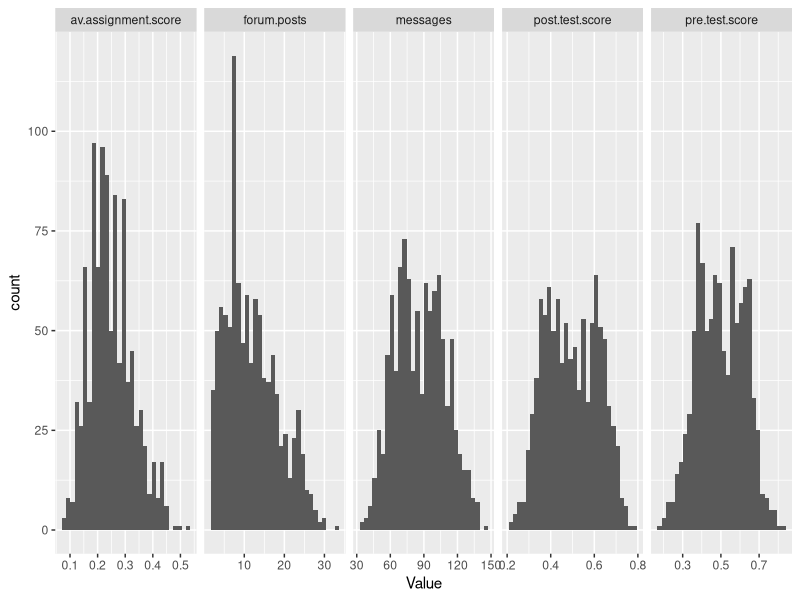
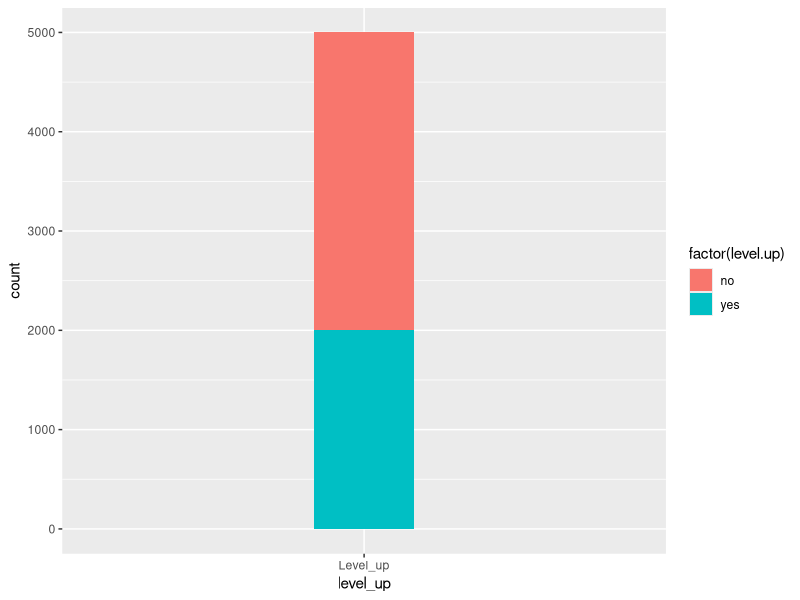
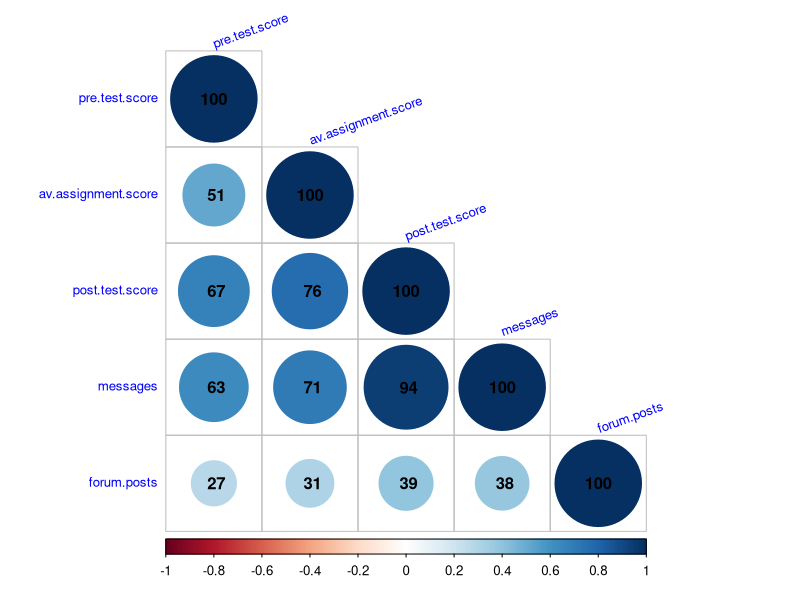
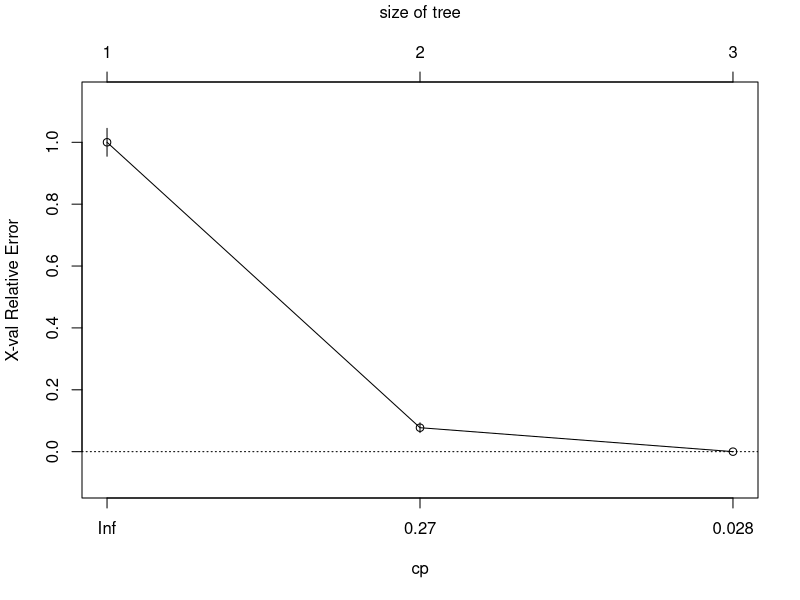
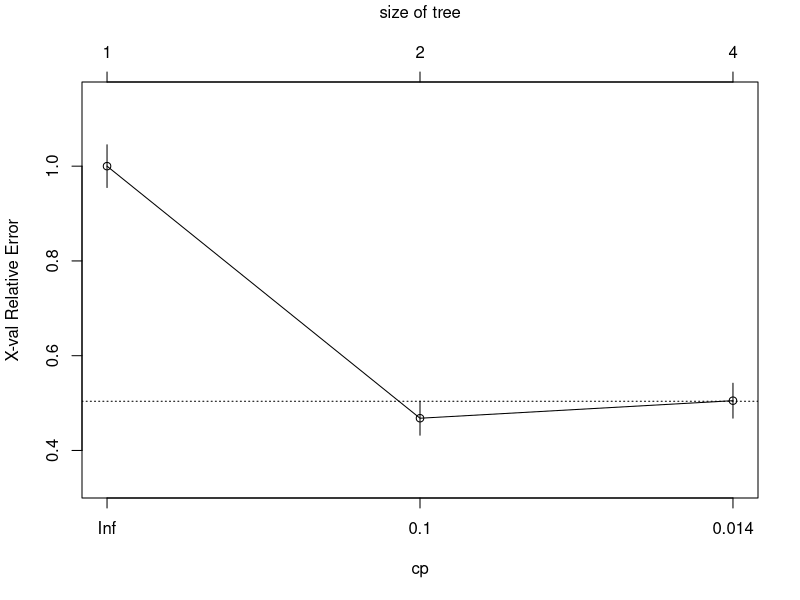
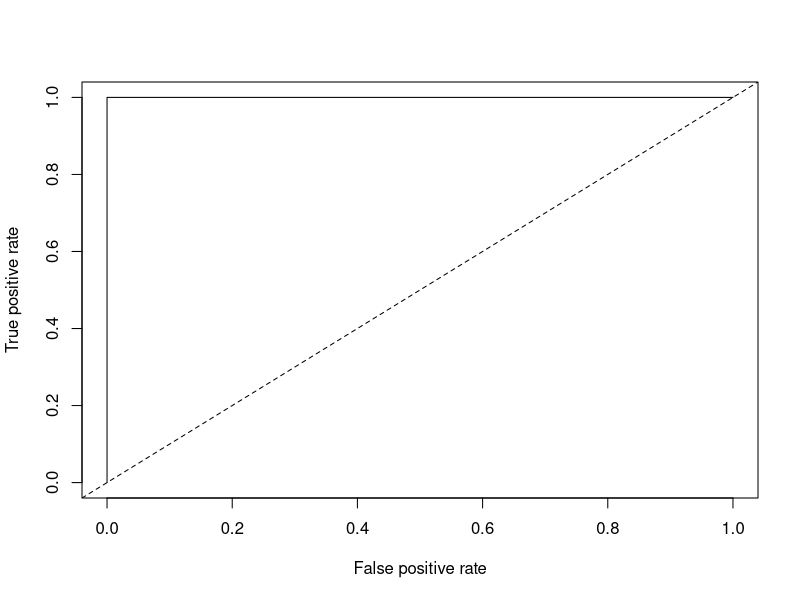
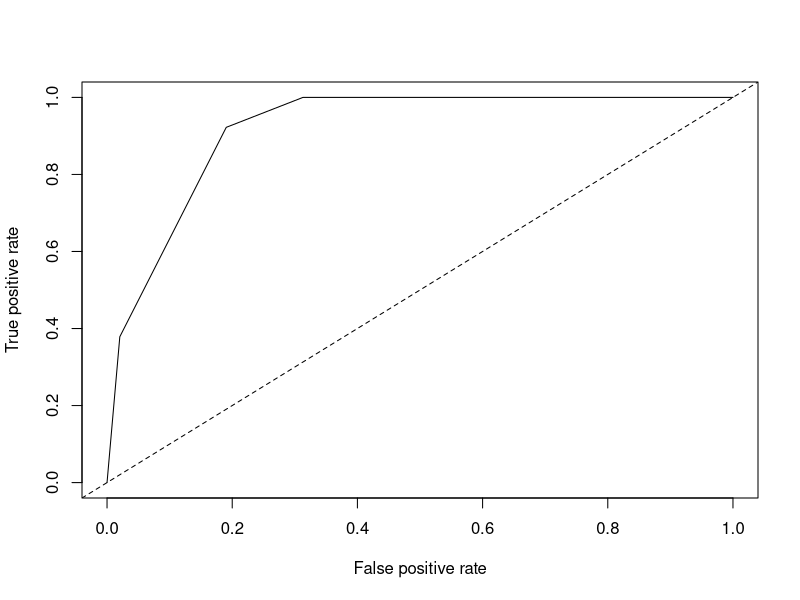
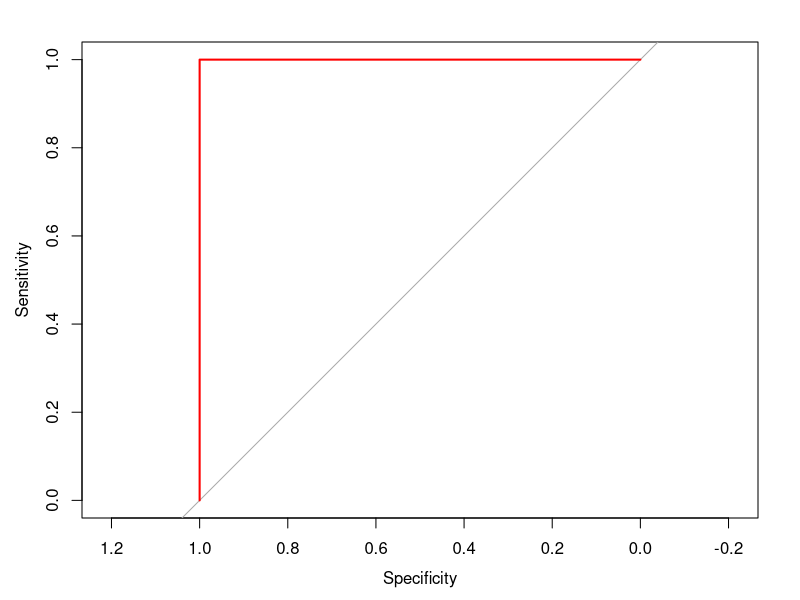

The R source for these figures, in order:
## ---- chunk 1
library(dplyr)
library(tidyr)
library(ggplot2)
library(rpart)
library(corrplot)
## ---- chunk 2
df<-read.csv("online.data.csv",stringsAsFactors =FALSE, header = TRUE )
## ---- chunk 3
#Start by creating histograms of the distributions for all variables (#HINT: look up "facet" in the ggplot documentation)
df1<-gather(df,Vars,Value,-id,-level.up)

#Distribution for all the continuous variable
ggplot(df1,aes(x=Value))+
  geom_histogram()+
  facet_grid(.~Vars,scales = "free")


#Plot for all the discreet variable
df1$level_up<-"Level_up"
ggplot(df1,aes(x=level_up,fill=factor(level.up)))+
  geom_bar(position = "stack",width=0.2)+
  scale_color_discrete("Level_up_option")

#Then visualize the relationships between variables
COR<-cor(df[,-c(1,7)])

corrplot(COR, order="AOE", method="circle", tl.pos="ld", type="lower",        
tl.col="blue", tl.cex=0.8, tl.srt=20, 
        addCoef.col="black", addCoefasPercent = TRUE,
        sig.level=0.50, insig = "blank")

#Try to capture an intuition about the data and the relationships
#1. All the numeric variables are positively correlated
#2. post.test.score and message(student sent to others to ask questions) are magnitudinally correlated with r scoring .94
#3. post.test.score and average assignment score are moderately to highly correlated as well with r scoring .76
#4. message(student sent to others to ask questions) and average assignment score are moderately to highly correlated with r scoring .71
#5. Number of posts in forum shows weak correaltion with other variables
## ---- chunk 4
#Create a classification tree that predicts whether a student "levels up" in the online course using three variables of your choice (As we did last time, set all controls to their minimums)

#Try to use two model to see which one is more accurate

#First one with these three variables:"post.test.score","messages","av.assignment.score" based on the correlation plot
#Second one with these three variables: "pre.test.score","post.test.score","messages" based on common sense

#pre_prune<-rpart.control(maxdepth = ,minsplit = )

training_sample<-sample(nrow(df),nrow(df)*0.75)
df_training<-df[training_sample,]
df_testing<-df[-training_sample,]


set.seed(726)
c.tree1<-rpart(level.up~post.test.score+messages+av.assignment.score,data=df_training,method="class")
c.tree2<-rpart(level.up~pre.test.score+post.test.score+messages,data=df_training,method="class")

#Plot and generate a CP table for your tree 
plotcp(c.tree1)
plotcp(c.tree2)

printcp(c.tree1)
printcp(c.tree2)
#Generate a probability value that represents the probability that a student levels up based your classification tree 
df_testing$predicted1<-predict(c.tree1,df_testing,type="prob")[,2]
df_testing$predicted2<-predict(c.tree2,df_testing,type="prob")[,2] # in order to do draw the ROC AND AUC

#Last class we used type = "class" which predicted the classification for us, this time we are using type = "prob" to see the probability that our classififcation is based on.
## ---- chunk 5
library(ROCR)
library(pROC)#(I am using a different package)
#Plot the curve(ROCR)
pred.detail1 <- prediction(df_testing$predicted1,df_testing$level.up) 
plot(performance(pred.detail1, "tpr", "fpr"))+abline(0, 1, lty = 2)

pred.detail2 <- prediction(df_testing$predicted2,df_testing$level.up) 
plot(performance(pred.detail2, "tpr", "fpr"))+abline(0, 1, lty = 2)

#Plot the curve(pROC)
ROC1<-roc(df_testing$level.up,df_testing$predicted1)
ROC2<-roc(df_testing$level.up,df_testing$predicted2)

plot(ROC1,col="red")
plot(ROC2,col="blue")

roc(df_testing$level.up,df_testing$predicted1,plot = TRUE,legacy.axes=TRUE,col="red",xlab="False Positive Percentage",ylab="True Positive Percentage",lwd=4)

roc(df_testing$level.up,df_testing$predicted2,plot = TRUE,legacy.axes=TRUE,col="blue",xlab="False Positive Percentage",ylab="True Positive Percentage",lwd=4)

#Here remember, if legacy.axes=TRUE wsa not specified, the x-axis would be specificty but not 1-specificty(False positive rate)

#Calculate the Area Under the Curve (ROCR)
unlist(slot(performance(pred.detail1,"auc"), "y.values")) #1
unlist(slot(performance(pred.detail2,"auc"), "y.values")) #0.8276047
#Unlist liberates the AUC value from the "performance" object created by ROCR

#Calculate the Area Under the Curve (pROC)
auc(ROC1) # 1
auc(ROC2) # 0.8276
#Now repeat this process, but using the variables you did not use for the previous model and compare the plots & results of your two models. Which one do you think was the better model? Why?
## ---- chunk 6
# Look at the ROC plot for your first model. Based on this plot choose a probability threshold that balances capturing the most correct predictions against false positives. Then generate a new variable in your data set that classifies each student according to your chosen threshold.

# Since tree1 is too perfect to predict,I decide to observe tree 2's ROC plot
#Find the threshold
roc.info1<-roc(df_testing$level.up,df_testing$predicted1,plot = TRUE,legacy.axes=TRUE)
roc.info2<-roc(df_testing$level.up,df_testing$predicted2,plot = TRUE,legacy.axes=TRUE)

roc.df1<-data.frame(tpp=roc.info1$sensitivities*100,
                   fpp=(1-roc.info1$specificities)*100,
                   thresholds=roc.info1$thresholds)
head(roc.df1)

roc.df2<-data.frame(tpp=roc.info2$sensitivities*100,
                   fpp=(1-roc.info2$specificities)*100,
                   thresholds=roc.info2$thresholds)
head(roc.df2) # find the optimal threshoulds:0.4078812

# since we have already given up the first 
## ---- chunk 7
# using the new threshold to classify
df_testing$threshold.pred2 <-ifelse(df_testing$predicted2>0.4078812,"yes","no")

# Now generate three diagnostics:
# Creating a confusion_matrix
confusion_matrix<-as.matrix(table(df_testing$threshold.pred2,df_testing$level.up))


#create a function to calculate Accuracy, Precision and Recall(for 2 by 2 matrix only)
diagnositics_cal<-function(type="a",matrix){
  TN<-matrix[1]
  FN<-matrix[3]
  FP<-matrix[2]
  TP<-matrix[4]
  if(type=="p"){
    out<-TP/(TP+FN)
  }else if(type=="r"){
    out<-TP/(TP+FP)
  }else if(type=="a"){
    out<-(TP+TN)/(TP+TN+FP+FN)
  }else{
    print("you need to specify what type of calculation you are using")
  }
  out
}


df_testing$accuracy.model2<-diagnositics_cal("a",confusion_matrix)
df_testing$precision.model2 <- diagnositics_cal("p",confusion_matrix)
df_testing$recall.model2 <-diagnositics_cal("r",confusion_matrix)

#model2 accuracy is 0.808, precision is 0.9183673, recall is 0.6923077


#Finally, calculate Kappa for your model according to:
#First generate the table of comparisons
table(df_testing$threshold.pred2,df_testing$level.up)
#Convert to matrix
matrix1 <- as.matrix(table(df_testing$threshold.pred2,df_testing$level.up))


#Calculate kappa
kappa(matrix1, exact = TRUE)/kappa(matrix1)

# kappa is not possible >1 
#install.packages("psych")
library(psych) 
cohen.kappa(matrix1)

#Calculate kappa
kappa(matrix1, exact = TRUE)/kappa(matrix1)

#Now choose a different threshold value and repeat these diagnostics. What conclusions can you draw about your two thresholds?
